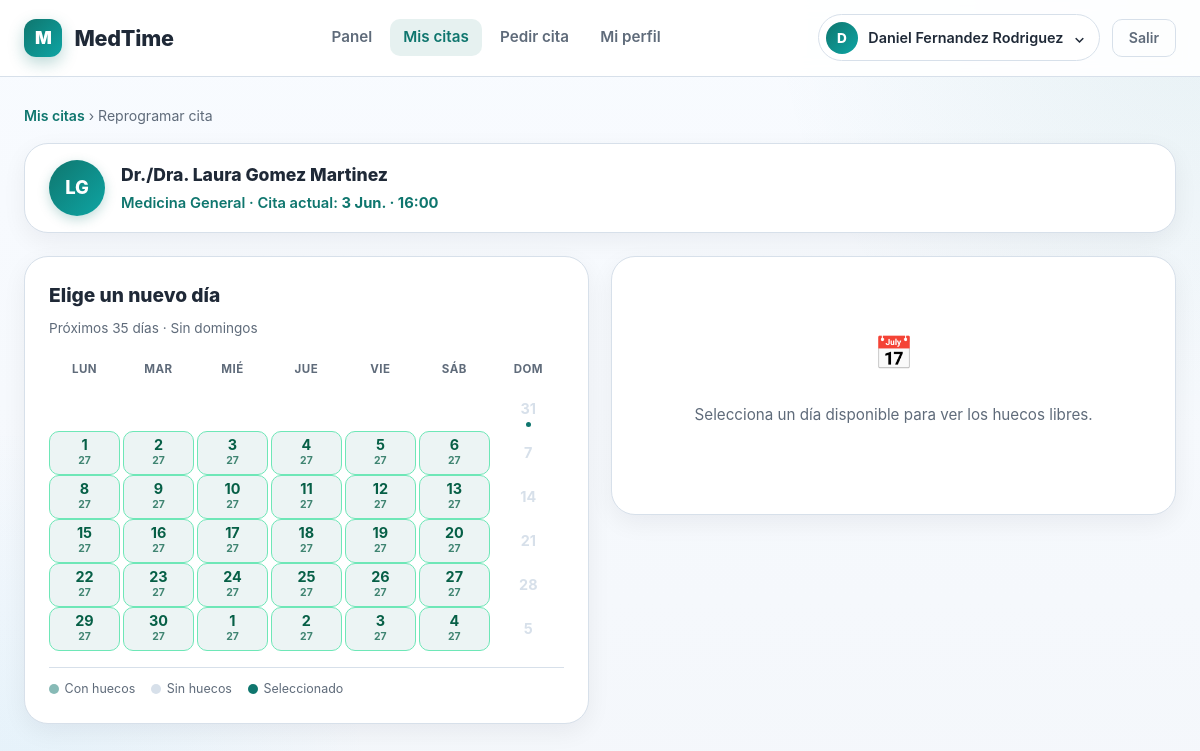
Page /index.php?controller=PacienteController&action=mostrarReprogramar&id_cita=11 (signed in) on the committed database.
### tables this page shows
CREATE TABLE paciente (
    id_paciente BIGINT NOT NULL AUTO_INCREMENT,
    id_usuario BIGINT NOT NULL,
    dni VARCHAR(20) NOT NULL UNIQUE,
    fecha_nacimiento DATE NOT NULL,
    num_historial VARCHAR(30) NOT NULL UNIQUE,
    PRIMARY KEY (id_paciente),
    UNIQUE (id_usuario),
    CONSTRAINT fk_paciente_usuario
        FOREIGN KEY (id_usuario)
        REFERENCES usuario(id_usuario)
        ON DELETE CASCADE
);

CREATE TABLE usuario (
    id_usuario BIGINT NOT NULL AUTO_INCREMENT,
    nombre VARCHAR(100) NOT NULL,
    apellidos VARCHAR(150) NOT NULL,
    email VARCHAR(150) NOT NULL UNIQUE,
    telefono VARCHAR(20),
    contrasena_hash VARCHAR(255) NOT NULL,
    rol VARCHAR(20) NOT NULL,
    fecha_alta TIMESTAMP NOT NULL DEFAULT CURRENT_TIMESTAMP,
    activo BOOLEAN NOT NULL DEFAULT TRUE,
    PRIMARY KEY (id_usuario)
);

CREATE TABLE profesional (
    id_profesional BIGINT NOT NULL AUTO_INCREMENT,
    id_usuario BIGINT NOT NULL,
    especialidad VARCHAR(100) NOT NULL,
    num_colegiado VARCHAR(30) NOT NULL UNIQUE,
    duracion_media_consulta_min INT NOT NULL,
    disponible BOOLEAN NOT NULL DEFAULT TRUE,
    PRIMARY KEY (id_profesional),
    UNIQUE (id_usuario),
    CONSTRAINT fk_profesional_usuario
        FOREIGN KEY (id_usuario)
        REFERENCES usuario(id_usuario)
        ON DELETE CASCADE
);

CREATE TABLE cita (
    id_cita BIGINT NOT NULL AUTO_INCREMENT,
    id_paciente BIGINT NOT NULL,
    id_profesional BIGINT NOT NULL,
    fecha_hora_programada DATETIME NOT NULL,
    fecha_hora_estimada DATETIME NULL,
    fecha_hora_real_inicio DATETIME NULL,
    fecha_hora_real_fin DATETIME NULL,
    estado VARCHAR(30) NOT NULL,
    observaciones TEXT,
    creada_en TIMESTAMP NOT NULL DEFAULT CURRENT_TIMESTAMP,
    PRIMARY KEY (id_cita),
    CONSTRAINT fk_cita_paciente
        FOREIGN KEY (id_paciente)
        REFERENCES paciente(id_paciente)
        ON DELETE CASCADE,
    CONSTRAINT fk_cita_profesional
        FOREIGN KEY (id_profesional)
        REFERENCES profesional(id_profesional)
        ON DELETE CASCADE
);

### app/views/reprogramar-view.php (the view, shortened to what the rows shown need)
<?php
$cita              = $data['cita']              ?? null;
$profesional       = $data['profesional']       ?? null;
$semanas           = $data['semanas']           ?? [];
$fechaSeleccionada = $data['fechaSeleccionada'] ?? null;
$usuario = $_SESSION['usuario'];
$nombreCompleto = htmlspecialchars($usuario['nombre'] . ' ' . $usuario['apellidos']);
$meses      = ['', 'Ene', 'Feb', 'Mar', 'Abr', 'May', 'Jun', 'Jul', 'Ago', 'Sep', 'Oct', 'Nov', 'Dic'];
$idCita        = $cita ? $cita->getIdCita() : 0;
$baseUrl = "/index.php?controller=PacienteController&action=mostrarReprogramar&id_cita={$idCita}";
$fechaOriginal = '';
if ($cita) {
    $tsOrig = strtotime($cita->getFechaCita());
    $fechaOriginal = date('j', $tsOrig) . ' ' . $meses[(int)date('n', $tsOrig)] . '. · ' . substr($cita->getHoraCita(), 0, 5);
}
?>
<!DOCTYPE html>
<html lang="es">
<head>
  <link rel="stylesheet" href="/assets/css/paciente.css">
  <link rel="stylesheet" href="/assets/css/modal.css">
</head>
<body>
  <header class="site-header">
    <div class="header-inner">
      <div class="user-tools">
        <button class="profile-button" type="button">
          <span class="avatar-initials" aria-hidden="true"><?= htmlspecialchars(mb_strtoupper(mb_substr($usuario['nombre'], 0, 1))) ?></span>
          <span><?= $nombreCompleto ?></span>
          <span aria-hidden="true">⌄</span>
        </button>
      </div>
    </div>
  </header>
  <main id="contenido-principal" class="page">
    <div class="disp-prof-bar card">
      <div class="prof-avatar-lg" aria-hidden="true"><?= htmlspecialchars(mb_strtoupper(mb_substr($profesional->getNombre(), 0, 1) . mb_substr($profesional->getApellidos(), 0, 1))) ?></div>
      <div>
        <p class="prof-nombre">Dr./Dra. <?= htmlspecialchars($profesional->getNombre() . ' ' . $profesional->getApellidos()) ?></p>
        <p class="prof-especialidad"><?= htmlspecialchars($profesional->getEspecialidad()) ?> · Cita actual: <strong><?= htmlspecialchars($fechaOriginal) ?></strong></p>
      </div>
    </div>
    <div class="disp-layout">
      <section class="card disp-cal-card" aria-labelledby="cal-titulo">
        <h2 id="cal-titulo" class="panel-title">Elige un nuevo día</h2>
        <div class="cal-wrapper" role="grid" aria-label="Calendario de disponibilidad">
          <?php foreach ($semanas as $semana): ?>
            <div class="cal-week" role="row">
              <?php foreach ($semana as $dia):
                $esDom      = $dia['esDom'];
                $inRango    = $dia['inRango'];
                $sinSlots   = $inRango && !$esDom && $dia['slots'] === 0;
                $disponible = $inRango && !$esDom && $dia['slots'] > 0;
                $seleccionado = $fechaSeleccionada === $dia['fecha'] && $disponible;
              ?>
                <?php if (!$inRango): ?>
                  <div class="cal-dia cal-dia--vacio" role="gridcell" aria-hidden="true"></div>
                <?php elseif ($esDom || $sinSlots): ?>
                  <div class="cal-dia cal-dia--disabled" role="gridcell" aria-disabled="true">
                    <span class="cal-num"><?= $dia['dia'] ?></span>
                  </div>
                <?php else: ?>
                  <a class="cal-dia cal-dia--disponible <?= $seleccionado ? 'cal-dia--seleccionado' : '' ?> <?= $dia['esHoy'] ? 'cal-dia--hoy' : '' ?>"
                     href="<?= $baseUrl ?>&fecha=<?= $dia['fecha'] ?>"
                     role="gridcell"
                     aria-selected="<?= $seleccionado ? 'true' : 'false' ?>"
                     aria-label="<?= htmlspecialchars($dia['dia'] . ' ' . $meses[$dia['mes']] . ', ' . $dia['slots'] . ' huecos') ?>">
                    <span class="cal-num"><?= $dia['dia'] ?></span>
                    <span class="cal-slots-dot" aria-hidden="true"><?= $dia['slots'] ?></span>
                  </a>
                <?php endif; ?>
              <?php endforeach; ?>
            </div>
          <?php endforeach; ?>
        </div>
      </section>
    </div>
  </main>
</body>
</html>

### rows in the picture
paciente: id_usuario.nombre "D", id_usuario.apellidos "Daniel Fernandez Rodriguez"
profesional: id_usuario.apellidos "LG", id_usuario.apellidos "Laura Gomez Martinez", especialidad "Medicina General"
cita: dia "3", slots "27"

### other values in the picture
$fechaOriginal "3 Jun. · 16:00"
$wd "LUN"
$wd "MAR"
$wd "MIÉ"
$wd "JUE"
$wd "VIE"
$wd "SÁB"
$wd "DOM"
$dia['dia'] "31"
$dia['dia'] "1"
$dia['slots'] "27"
$dia['dia'] "2"
$dia['dia'] "4"
$dia['dia'] "5"
$dia['dia'] "6"
